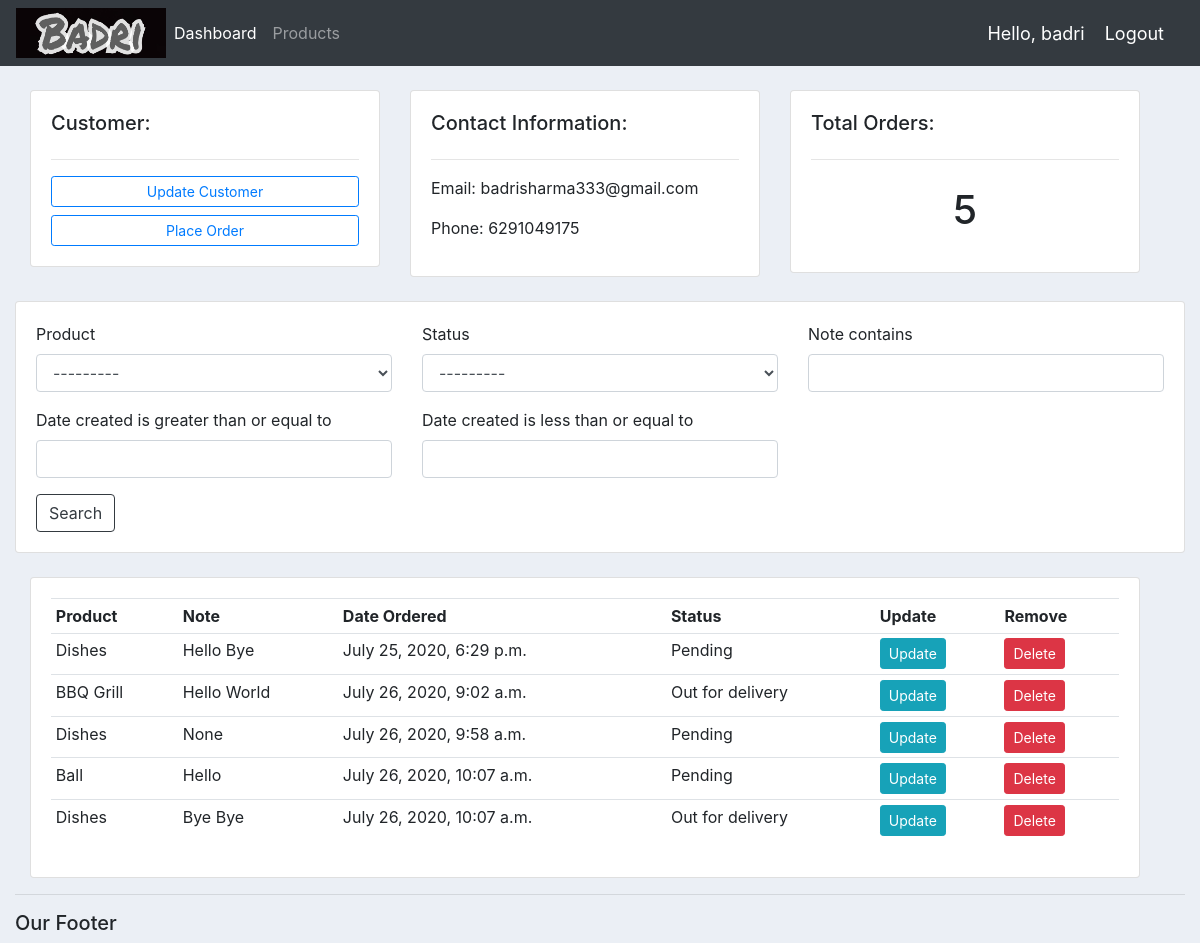
The app's page /customer/1/ (signed in) with its own data.
### accounts/models.py (models this page shows, shortened)
class Customer(models.Model):
    user = models.OneToOneField(User, blank=True, null=True, on_delete=models.CASCADE)
    name = models.CharField(max_length=200, null=True)
    phone = models.CharField(max_length=200, null=True)
    email = models.EmailField()
    profile_pic = models.ImageField(default="profile_pic.png", null=True, blank=True)
    date_created = models.DateTimeField(auto_now_add=True)

class Order(models.Model):
    STATUS = (
        ('Pending', 'Pending'),
        ('Out for delivery', 'Out for delivery'),
        ('Delivered', 'Delivered'),
    )
    customer = models.ForeignKey(Customer, null=True, on_delete=models.SET_NULL)
    product = models.ForeignKey(Product, null=True, on_delete=models.SET_NULL)
    date_created = models.DateTimeField(auto_now_add=True, null=True)
    status = models.CharField(max_length=200, null=True, choices=STATUS)
    note = models.CharField(max_length=1000, null=True)

class Product(models.Model):
    CATEGORY = (
        ('Indoor', 'Indoor'),
        ('Out Door', 'Out Door'),
    )
    name = models.CharField(max_length=200, null=True)
    price = models.FloatField(null=True)
    category = models.CharField(max_length=200, null=True, choices=CATEGORY)
    description = models.CharField(max_length=200, null=True)
    date_created = models.DateTimeField(auto_now_add=True, null=True)
    tags = models.ManyToManyField(Tag)
    def __str__(self):
        return self.name

### accounts/decorators.py (the view)
        def wrapper_func(request, *args, **kwargs):
            group = None
            if request.user.groups.exists():
                group = request.user.groups.all()[0].name
            if group in allowed_roles:
                return view_func(request, *args, **kwargs)
            else:
                return HttpResponse("Nikal Yahan Se Bhsdk Paisa Le kr aana")

### accounts/views.py (called while the page is built)
@login_required(login_url='login')
@allowed_user(allowed_roles=['admin'])
def customer(request, pk_test):
    customer = Customer.objects.get(id = pk_test)
    orders = customer.order_set.all()
    order_count = orders.count()
    myfilter = OrderFilter(request.GET, queryset=orders)
    orders = myfilter.qs
    context = {
        'customer': customer,
        'orders': orders,
        'order_count': order_count,
        'myfilter': myfilter,
    }
    return render(request, 'accounts/customer.html', context)

### accounts/templates/accounts/customer.html
{% extends "accounts/main.html" %}
{% load crispy_forms_tags %}
{% block content %}
    <br>
    <div class="row container-fluid">
        <div class="col-md">
            <div class="card card-body">
                <h5>Customer:</h5>
                <hr>
                <a class="btn btn-outline-primary btn-sm btn-block" href="">Update Customer</a>
                <a class="btn btn-outline-primary btn-sm btn-block" href="{% url 'create_order' customer.id %}">Place Order</a>
            </div>
        </div>
        <div class="col-md">
            <div class="card card-body">
                <h5>Contact Information:</h5>
                <hr>
                <p>Email:  {{ customer.email }}</p>
                <p>Phone:  {{ customer.phone }}</p>
            </div>
        </div>
        <div class="col-md">
            <div class="card card-body">
                <h5>Total Orders:</h5>
                <hr>
                <h1 style="text-align: center; padding: 10px;">{{ order_count }}</h1>
            </div>
        </div>
    </div>
    <br>
    <div class="row">
        <div class="col">
            <div class="card card-body">
                <form action="" method="GET">
                    <div class="row">
                        <div class="col-sm-4">
                            {{ myfilter.form.product|as_crispy_field }}
                        </div>
                        <div class="col-sm-4">
                            {{ myfilter.form.status|as_crispy_field }}
                        </div>
                        <div class="col-sm-4">
                            {{ myfilter.form.note|as_crispy_field }}
                        </div>
                        <div class="col-sm-4">
                            {{ myfilter.form.start_date|as_crispy_field }}
                        </div>
                        <div class="col-sm-4">
                            {{ myfilter.form.end_date|as_crispy_field }}
                        </div>
                    </div>
                    <button class="btn btn-outline-dark" type="submit">Search</button>
                </form>
            </div>
        </div>
    </div>
    <br>
    <div class="row container-fluid">
        <div class="col-md">
            <div class="card card-body">
                <table class="table table-sm">
                    <tr>
                        <th>Product</th>
                        <th>Note</th>
                        <th>Date Ordered</th>
                        <th>Status</th>
                        <th>Update</th>
                        <th>Remove</th>
                    </tr>
                    {% for ord in orders %}
                        <tr>
                            <td>{{ ord.product }}</td>
                            <td>{{ ord.note }}</td>
                            <td>{{ ord.date_created }}</td>
                            <td>{{ ord.status }}</td>
                            <td><a class="btn btn-sm btn-info" href="{% url 'update_order' ord.id %}">Update</a></td>
                            <td><a class="btn btn-sm btn-danger" href="{% url 'delete_order' ord.id %}">Delete</a></td>
                        </tr>
                    {% endfor %}
                </table>
            </div>
        </div>
    </div>
{% endblock %}

### accounts/templates/accounts/navbar.html (shortened to what this page needs)
{% load static %}
<nav class="navbar navbar-expand-lg navbar-dark bg-dark">
    <img src="{% static 'images/logo3.png' %}" alt="Logo" width="150px" height="50px">
    <div class="collapse navbar-collapse" id="navbarNav">
      <ul class="navbar-nav">
        {% if request.user.is_staff %}
          <li class="nav-item active">
            <a class="nav-link" href="{% url 'home' %}">Dashboard</a>
          </li>
          <li class="nav-item">
            <a class="nav-link" href="{% url 'products' %}">Products</a>
          </li>
        {% else %}
          <li class="nav-item">
            <a class="nav-link" href="{% url 'account' %}">Settings</a>
          </li>
        {% endif %}
      </ul>
    </div>
    <span class="hello-msg">Hello, {{ request.user }}</span>
    <span><a class="hello-msg" href="{% url 'logout' %}">Logout</a></span>
  </nav>

### static/css/main.css (style rules this page uses)
.solid_body { background-color: #ebeff5; }

### accounts/templates/accounts/navbar.html (style rules this page uses)
.hello-msg { font-size: 18px; color: #fff; margin-right: 20px; }

### records on screen
Customer: email "badrisharma333@gmail.com", phone "6291049175"
Order: product "Dishes", note "Hello Bye", date_created "July 25, 2020, 6:29 p.m.", status "Pending"
Order: product "BBQ Grill", note "Hello World", date_created "July 26, 2020, 9:02 a.m.", status "Out for delivery"
Order: product "Dishes", note "None", date_created "July 26, 2020, 9:58 a.m.", status "Pending"
Order: product "Ball", note "Hello", date_created "July 26, 2020, 10:07 a.m.", status "Pending"
Order: product "Dishes", note "Bye Bye", date_created "July 26, 2020, 10:07 a.m.", status "Out for delivery"

### other values on screen
{{ request.user }} "badri"
{{ order_count }} "5"
